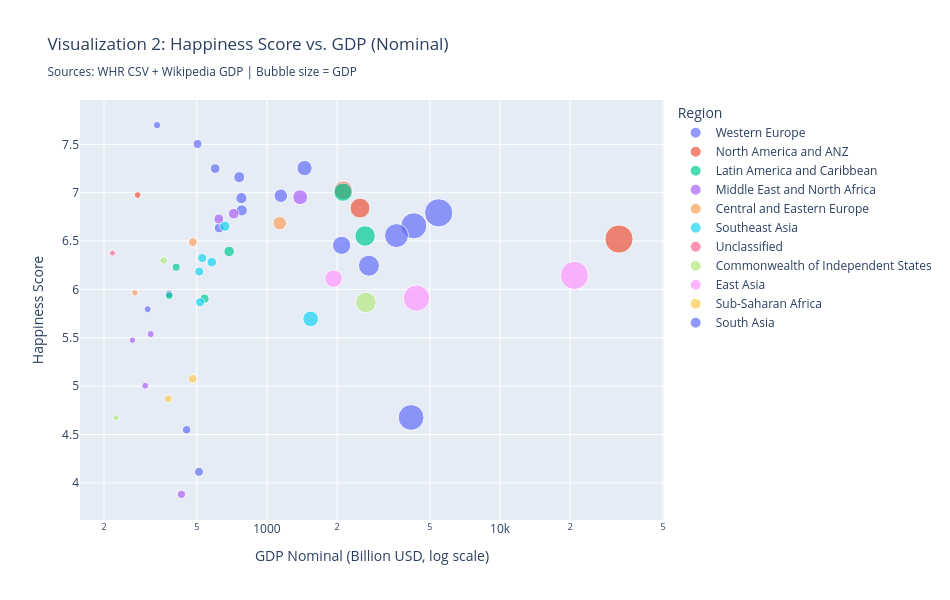

This figure's notebook cell:
### Markdown cell above
### Visualization 2: Happiness Score vs. GDP (Nominal) — Scatter Plot
**Sources:** happiness (CSV) + gdp (Wikipedia)**
**This interactive Plotly scatter plot explores whether wealthier countries report higher happiness scores, with a log-scaled x-axis colored by region.
I will now build an interactive scatter plot of happiness versus GDP using joined WHR and Wikipedia data. This is done to test and visualize the relationship between national wealth and reported happiness.**

### Code cell
# -- Visualization 2: Happiness vs GDP (Plotly interactive) --
viz2_query = """
SELECT h.country, h.happiness_score, h.region,
       g.GDP_Billion_USD
FROM happiness h
INNER JOIN gdp g ON h.country = g.Country_Territory
WHERE g.GDP_Billion_USD IS NOT NULL AND h.happiness_score IS NOT NULL
"""
df_viz2 = pd.read_sql(viz2_query, conn)

fig2 = px.scatter(df_viz2, x='GDP_Billion_USD', y='happiness_score',
                  color='region', hover_name='country',
                  size=df_viz2['GDP_Billion_USD'].clip(upper=5000),
                  log_x=True,
                  labels={'GDP_Billion_USD': 'GDP Nominal (Billion USD, log scale)',
                          'happiness_score': 'Happiness Score',
                          'region': 'Region'},
                  title='Visualization 2: Happiness Score vs. GDP (Nominal)<br><sub>Sources: WHR CSV + Wikipedia GDP | Bubble size = GDP</sub>')
fig2.update_layout(height=600, width=950)

try:
    fig2.write_image('viz2_happiness_vs_gdp.png', scale=2)
    print("\u2714 Visualization 2 PNG saved")
except ValueError as e:
    print(f"PNG export skipped: {e}")

fig2.show()
print("\u2714 Visualization 2 displayed")

### Figure 1 — Plotly figure (JSON) as saved in the notebook; plotly's stock layout.template omitted (floating-point values rounded to 4 significant figures)
{"data": [{"hovertemplate": "<b>%{hovertext}</b><br><br>Region=Western Europe<br>GDP Nominal (Billion USD, log scale)=%{x}<br>Happiness Score=%{y}<br>size=%{marker.size}<extra></extra>", "hovertext": ["Finland", "Denmark", "Netherlands", "Norway", "Sweden", "Switzerland", "Belgium", "Ireland", "Germany", "United Kingdom", "Austria", "France", "Spain", "Italy", "Portugal", "Greece"], "legendgroup": "Western Europe", "marker": {"color": "#636efa", "size": [337.7, 503.8, 1450.0, 599.4, 760.5, 1147.0, 776.7, 779.4, 5000.0, 4265.0, 623.7, 3596.0, 2091.0, 2738.0, 380.6, 307.6], "sizemode": "area", "sizeref": 12.5, "symbol": "circle"}, "mode": "markers", "name": "Western Europe", "orientation": "v", "showlegend": true, "type": "scatter", "x": [337.7, 503.8, 1450.0, 599.4, 760.5, 1147.0, 776.7, 779.4, 5453.0, 4265.0, 623.7, 3596.0, 2091.0, 2738.0, 380.6, 307.6], "xaxis": "x", "y": [7.699, 7.504, 7.255, 7.249, 7.161, 6.969, 6.944, 6.817, 6.792, 6.658, 6.636, 6.557, 6.456, 6.245, 5.954, 5.796], "yaxis": "y"}, {"hovertemplate": "<b>%{hovertext}</b><br><br>Region=North America and ANZ<br>GDP Nominal (Billion USD, log scale)=%{x}<br>Happiness Score=%{y}<br>size=%{marker.size}<extra></extra>", "hovertext": ["Australia", "New Zealand", "Canada", "United States"], "legendgroup": "North America and ANZ", "marker": {"color": "#EF553B", "size": [2124.0, 278.6, 2507.0, 5000.0], "sizemode": "area", "sizeref": 12.5, "symbol": "circle"}, "mode": "markers", "name": "North America and ANZ", "orientation": "v", "showlegend": true, "type": "scatter", "x": [2124.0, 278.6, 2507.0, 32380.0], "xaxis": "x", "y": [7.025, 6.976, 6.841, 6.521], "yaxis": "y"}, {"hovertemplate": "<b>%{hovertext}</b><br><br>Region=Latin America and Caribbean<br>GDP Nominal (Billion USD, log scale)=%{x}<br>Happiness Score=%{y}<br>size=%{marker.size}<extra></extra>", "hovertext": ["Mexico", "Brazil", "Argentina", "Chile", "Peru", "Colombia"], "legendgroup": "Latin America and Caribbean", "marker": {"color": "#00cc96", "size": [2121.0, 2636.0, 688.4, 407.9, 380.9, 539.5], "sizemode": "area", "sizeref": 12.5, "symbol": "circle"}, "mode": "markers", "name": "Latin America and Caribbean", "orientation": "v", "showlegend": true, "type": "scatter", "x": [2121.0, 2636.0, 688.4, 407.9, 380.9, 539.5], "xaxis": "x", "y": [7.006, 6.553, 6.393, 6.23, 5.936, 5.904], "yaxis": "y"}, {"hovertemplate": "<b>%{hovertext}</b><br><br>Region=Middle East and North Africa<br>GDP Nominal (Billion USD, log scale)=%{x}<br>Happiness Score=%{y}<br>size=%{marker.size}<extra></extra>", "hovertext": ["Saudi Arabia", "Israel", "United Arab Emirates", "Algeria", "Iraq", "Iran", "Egypt"], "legendgroup": "Middle East and North Africa", "marker": {"color": "#ab63fa", "size": [1389.0, 719.8, 621.5, 317.2, 264.8, 300.3, 429.6], "sizemode": "area", "sizeref": 12.5, "symbol": "circle"}, "mode": "markers", "name": "Middle East and North Africa", "orientation": "v", "showlegend": true, "type": "scatter", "x": [1389.0, 719.8, 621.5, 317.2, 264.8, 300.3, 429.6], "xaxis": "x", "y": [6.953, 6.783, 6.728, 5.538, 5.475, 5.004, 3.881], "yaxis": "y"}, {"hovertemplate": "<b>%{hovertext}</b><br><br>Region=Central and Eastern Europe<br>GDP Nominal (Billion USD, log scale)=%{x}<br>Happiness Score=%{y}<br>size=%{marker.size}<extra></extra>", "hovertext": ["Poland", "Romania", "Hungary"], "legendgroup": "Central and Eastern Europe", "marker": {"color": "#FFA15A", "size": [1134.0, 480.8, 271.1], "sizemode": "area", "sizeref": 12.5, "symbol": "circle"}, "mode": "markers", "name": "Central and Eastern Europe", "orientation": "v", "showlegend": true, "type": "scatter", "x": [1134.0, 480.8, 271.1], "xaxis": "x", "y": [6.685, 6.489, 5.965], "yaxis": "y"}, {"hovertemplate": "<b>%{hovertext}</b><br><br>Region=Southeast Asia<br>GDP Nominal (Billion USD, log scale)=%{x}<br>Happiness Score=%{y}<br>size=%{marker.size}<extra></extra>", "hovertext": ["Singapore", "Vietnam", "Thailand", "Philippines", "Malaysia", "Indonesia"], "legendgroup": "Southeast Asia", "marker": {"color": "#19d3f3", "size": [659.6, 527.3, 580.0, 512.2, 516.4, 1540.0], "sizemode": "area", "sizeref": 12.5, "symbol": "circle"}, "mode": "markers", "name": "Southeast Asia", "orientation": "v", "showlegend": true, "type": "scatter", "x": [659.6, 527.3, 580.0, 512.2, 516.4, 1540.0], "xaxis": "x", "y": [6.654, 6.325, 6.282, 6.184, 5.868, 5.695], "yaxis": "y"}, {"hovertemplate": "<b>%{hovertext}</b><br><br>Region=Unclassified<br>GDP Nominal (Billion USD, log scale)=%{x}<br>Happiness Score=%{y}<br>size=%{marker.size}<extra></extra>", "hovertext": ["Qatar"], "legendgroup": "Unclassified", "marker": {"color": "#FF6692", "size": [217.4], "sizemode": "area", "sizeref": 12.5, "symbol": "circle"}, "mode": "markers", "name": "Unclassified", "orientation": "v", "showlegend": true, "type": "scatter", "x": [217.4], "xaxis": "x", "y": [6.375], "yaxis": "y"}, {"hovertemplate": "<b>%{hovertext}</b><br><br>Region=Commonwealth of Independent States<br>GDP Nominal (Billion USD, log scale)=%{x}<br>Happiness Score=%{y}<br>size=%{marker.size}<extra></extra>", "hovertext": ["Kazakhstan", "Russia", "Ukraine"], "legendgroup": "Commonwealth of Independent States", "marker": {"color": "#B6E880", "size": [360.5, 2656.0, 225.3], "sizemode": "area", "sizeref": 12.5, "symbol": "circle"}, "mode": "markers", "name": "Commonwealth of Independent States", "orientation": "v", "showlegend": true, "type": "scatter", "x": [360.5, 2656.0, 225.3], "xaxis": "x", "y": [6.299, 5.865, 4.672], "yaxis": "y"}, {"hovertemplate": "<b>%{hovertext}</b><br><br>Region=East Asia<br>GDP Nominal (Billion USD, log scale)=%{x}<br>Happiness Score=%{y}<br>size=%{marker.size}<extra></extra>", "hovertext": ["China", "South Korea", "Japan"], "legendgroup": "East Asia", "marker": {"color": "#FF97FF", "size": [5000.0, 1931.0, 4379.0], "sizemode": "area", "sizeref": 12.5, "symbol": "circle"}, "mode": "markers", "name": "East Asia", "orientation": "v", "showlegend": true, "type": "scatter", "x": [20850.0, 1931.0, 4379.0], "xaxis": "x", "y": [6.145, 6.112, 5.91], "yaxis": "y"}, {"hovertemplate": "<b>%{hovertext}</b><br><br>Region=Sub-Saharan Africa<br>GDP Nominal (Billion USD, log scale)=%{x}<br>Happiness Score=%{y}<br>size=%{marker.size}<extra></extra>", "hovertext": ["South Africa", "Nigeria"], "legendgroup": "Sub-Saharan Africa", "marker": {"color": "#FECB52", "size": [480.0, 377.4], "sizemode": "area", "sizeref": 12.5, "symbol": "circle"}, "mode": "markers", "name": "Sub-Saharan Africa", "orientation": "v", "showlegend": true, "type": "scatter", "x": [480.0, 377.4], "xaxis": "x", "y": [5.076, 4.869], "yaxis": "y"}, {"hovertemplate": "<b>%{hovertext}</b><br><br>Region=South Asia<br>GDP Nominal (Billion USD, log scale)=%{x}<br>Happiness Score=%{y}<br>size=%{marker.size}<extra></extra>", "hovertext": ["India", "Pakistan", "Bangladesh"], "legendgroup": "South Asia", "marker": {"color": "#636efa", "size": [4153.0, 452.2, 510.7], "sizemode": "area", "sizeref": 12.5, "symbol": "circle"}, "mode": "markers", "name": "South Asia", "orientation": "v", "showlegend": true, "type": "scatter", "x": [4153.0, 452.2, 510.7], "xaxis": "x", "y": [4.676, 4.549, 4.114], "yaxis": "y"}], "layout": {"height": 600, "legend": {"itemsizing": "constant", "title": {"text": "Region"}, "tracegroupgap": 0}, "title": {"text": "Visualization 2: Happiness Score vs. GDP (Nominal)<br><sub>Sources: WHR CSV + Wikipedia GDP | Bubble size = GDP</sub>"}, "width": 950, "xaxis": {"anchor": "y", "domain": [0, 1], "title": {"text": "GDP Nominal (Billion USD, log scale)"}, "type": "log"}, "yaxis": {"anchor": "x", "domain": [0, 1], "title": {"text": "Happiness Score"}}}}
